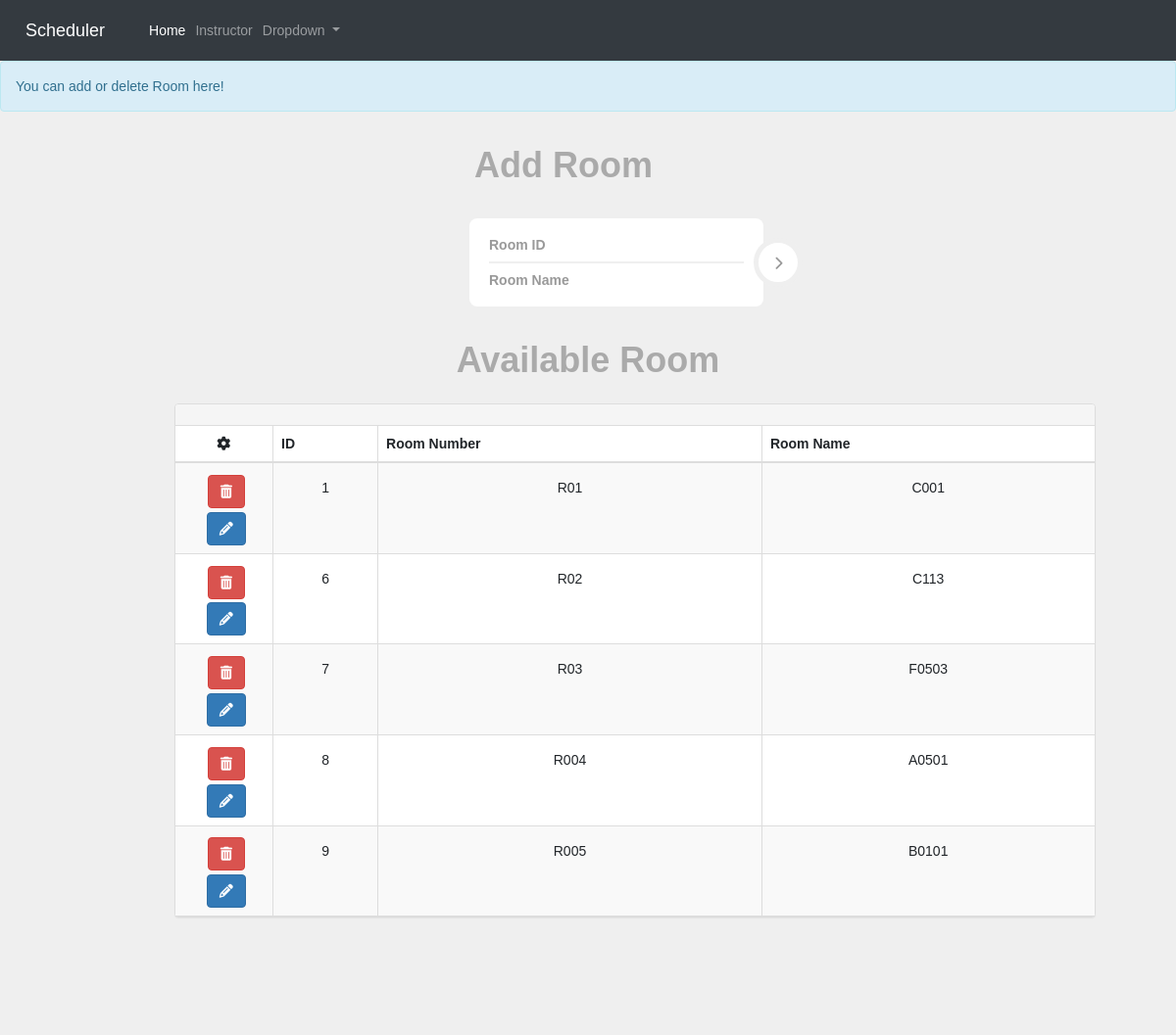
The app's page /add_room/, older data.
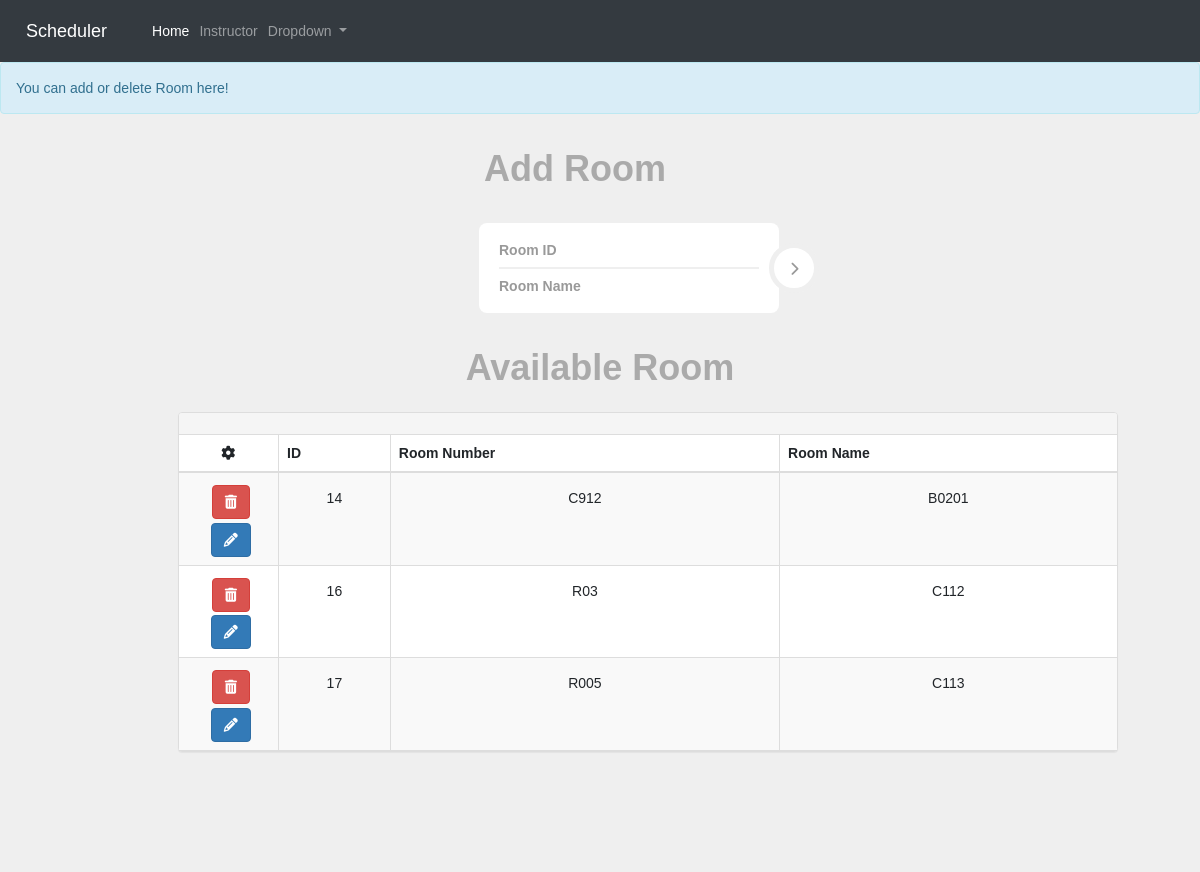
The same page, newer data.
### Schedule/models.py (models this page shows, shortened)
class Room(models.Model):
    r_number = models.CharField(max_length=5)
    r_name = models.CharField(max_length=5)

### Schedule/views.py (the view, shortened to what this page needs)
# urls.py: path('add_room/', views.add_room, name='addrooms'),
def add_room(request):
    dup = ''
    form = RoomForm(request.POST or None)
    if dup == True:
        messages.error(request, "Duplicated Id or Name!")
        context = {
            'form': form,
            'dup': True,
            'room': Room.objects.all()
        }
    else:
        messages.info(request, "You can add or delete Room here!")
        context = {
            'form': form,
            'dup': '',
            'room': Room.objects.all()
        }
    return render(request, 'room.html', context)

### Schedule/forms.py
class RoomForm(ModelForm):
    class Meta:
        model = Room
        fields = [
            'r_number',
            'r_name'
        ]

### Schedule/templates/room.html (shortened to what this page needs)
{% extends 'base.html' %}
{% load static %}
{% block content %}
{% if messages %}
    {% for message in messages  %}
	{% if message.level == DEFAULT_MESSAGE_LEVELS.INFO %}
		<div class="alert alert-info" role="alert" style="margin-top: -20px;">{{ message }}</div>
  {% endif %}
    {% endfor %}
{% endif %}
<head>
    <link rel="stylesheet" type="text/css" href="{% static 'CSS/roomlist.css' %}">
    <link rel="stylesheet" type="text/css" href="{% static 'CSS/table.css' %}">
    <link href="//netdna.bootstrapcdn.com/font-awesome/3.2.1/css/font-awesome.css" rel="stylesheet">
</head>
<body>
    <div class="text-center" style="margin-left: -50px;">
        <h1 class="logo text-center">Add Room</h1>
        <div class="login-form-1">
            <form id="login-form" class="text-left" method="post" >
                <div class="main-login-form">
                    <div class="login-group">
                        <div class="form-group">
                            <input type="text" class="form-control" id="r_number" name="r_number" placeholder="Room ID" required>
                        </div>
                        <div class="form-group">
                            <input type="text" class="form-control" id="r_name" name="r_name" placeholder="Room Name" required>
                        </div>
                    </div>
                    <button type="submit" class="login-button"><i class="fa fa-chevron-right"></i></button>
                </div>
            </form>
        </div>
    </div>
    <div class="text-center">
        <h1 class="logo">Available Room</h1>
        <div class="container">
    <div class="row" style="justify-content: center;">
        <div class="col-md-10 col-md-offset-1">
            <div class="panel panel-default panel-table">
              <div class="panel-heading">
                <div class="row">
                  <div class="col col-xs-6 text-right">
                  </div>
                </div>
              </div>
              <div class="panel-body">
                <table class="table table-striped table-bordered table-list">
                  <thead>
                    <tr>
                        <th><em class="fa fa-cog"></em></th>
                        <th class="hidden-xs">ID</th>
                        <th>Room Number</th>
                        <th>Room Name</th>
                    </tr>
                  </thead>
                  <tbody>
                    {%  for r in room  %}
                          <tr>
                            <td align="center">
                            <form action="{% url 'deleterooms' r.id %}" method="post">
                                <button type="submit" class="btn btn-danger"><em class="fa fa-trash"></em></button>
                            </form>
                            <form action="{% url 'updaterooms' r.id %}" method="get">
                                <button  type="button" class="btn btn-primary" data-toggle="modal" data-target="#modal-default{{r.id}}"><em class="fa fa-pencil"></em></button>
                            </form>
                            </td>
                            <td class="hidden-xs">{{  r.id  }}</td>
                            <td>{{ r.r_number }}</td>
                            <td>{{ r.r_name }}</td>
                          </tr>
                    {%  endfor  %}
                        </tbody>
                </table>
              </div>
</div></div></div>
    </div>
</body>
{% endblock %}

Row changes from the older to the newer data that the page shows:
removed Room: id "1", r_number "R01", r_name "C001"
removed Room: id "6", r_number "R02", r_name "C113"
removed Room: id "7", r_number "R03", r_name "F0503"
removed Room: id "8", r_number "R004", r_name "A0501"
removed Room: id "9", r_number "R005", r_name "B0101"
added Room: id "14", r_number "C912", r_name "B0201"
added Room: id "16", r_number "R03", r_name "C112"
added Room: id "17", r_number "R005", r_name "C113"
